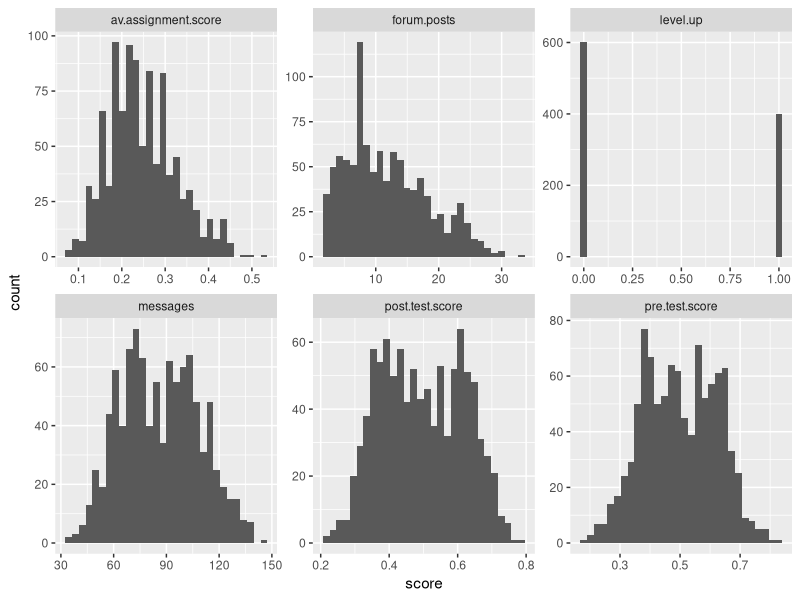
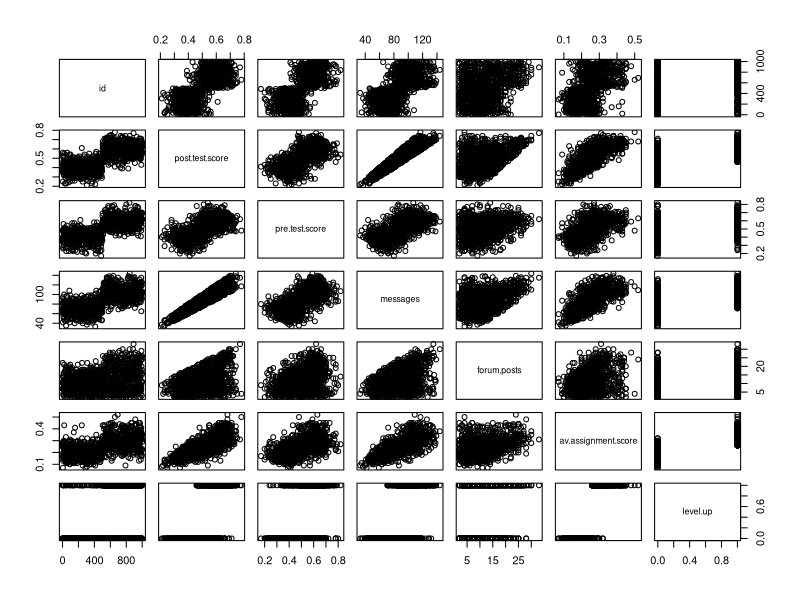
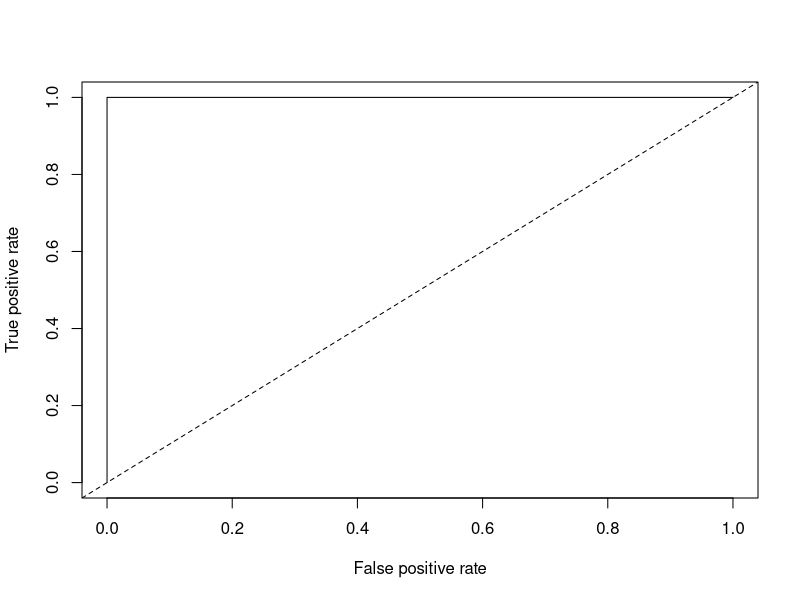
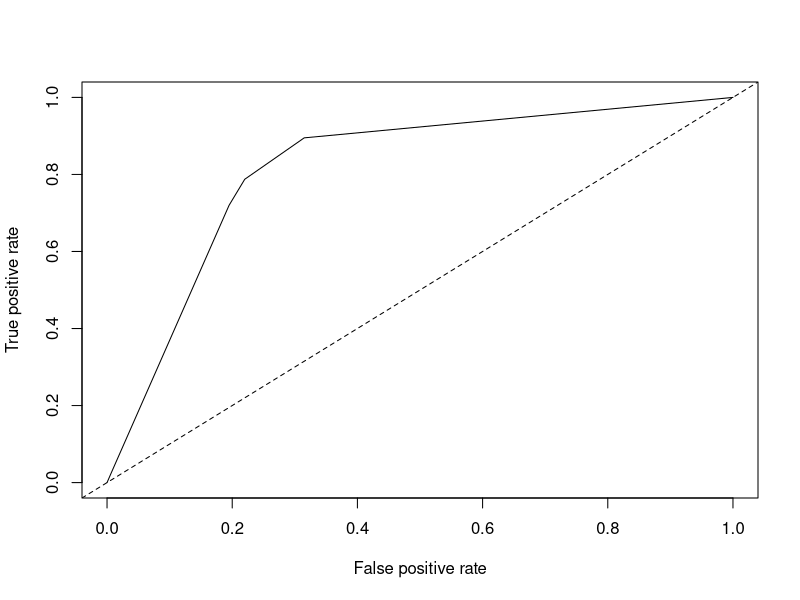

Write R code to recreate these figures, in order.
## ---- chunk 1
D1 <- read.csv("online.data.csv", header = TRUE)
## ---- chunk 2
#Start by creating histograms of the distributions for all variables (#HINT: look up "facet" in the ggplot documentation)
library(ggplot2)
library(dplyr)
library(tidyr)
D2 <- D1
D2$level.up <- ifelse(D2$level.up == "yes", 1, 0)
D3 <- gather(D2, "var", "score", 2:7)

#Then visualize the relationships between variables
p <- ggplot(D3, aes(score)) +
    facet_wrap(~ var, scales = "free")
p + geom_histogram()

#Try to capture an intution about the data and the relationships
pairs(D2)

## ---- chunk 3
#Create a classification tree that predicts whether a student "levels up" in the online course using three variables of your choice (As we did last time, set all controls to their minimums)

#Plot and generate a CP table for your tree 
library(rpart)
library(party)
D4 <- select(D2, 2:6)
D4 <- scale(D4, center = TRUE)
D4 <- na.omit(D4)
D4 <- as.data.frame(D4)
pca <- prcomp(D4, center = TRUE)
D5 <- as.data.frame(pca$rotation)
loading <- abs(pca$rotation)
c.tree <- rpart(level.up ~ post.test.score + messages + av.assignment.score, method = "class", data = D1)
t <- c.tree$cptable
c.tree <- prune(c.tree, cp = 0.01)
post(c.tree, file = "tree.ps", title = "online")

#Generate a probability value that represents the probability that a student levels up based your classification tree 

D1$pred <- predict(c.tree, type = "prob")[,2]

#Last class we used type = "class" which predicted the classification for us, this time we are using type = "prob" to see the probability that our classififcation is based on.

## ---- chunk 4
##install.packages("ROCR")
library(ROCR)

#Plot the curve
pred.detail <- prediction(D1$pred, D1$level.up)
plot(performance(pred.detail, "tpr", "fpr")) +
    abline(0, 1, lty = 2)

#Calculate the Area Under the Curve
unlist(slot(performance(pred.detail,"auc"), "y.values"))

#Unlist liberates the AUC value from the "performance" object created by ROCR

#Now repeat this process, but using the variables you did not use for the previous model and compare the plots & results of your two models. Which one do you think was the better model? Why?

c.tree1 <- rpart(level.up ~ pre.test.score + forum.posts, method = "class", data = D1)
t1 <- c.tree1$cptable
c.tree1 <- prune(c.tree1, cp = 0.01)
post(c.tree1, file = "tree1.ps", title = "online")
D1$pred1 <- predict(c.tree1, type = "prob")[,2]
pred.detail1 <- prediction(D1$pred1, D1$level.up)
plot(performance(pred.detail1, "tpr", "fpr")) +
    abline(0, 1, lty = 2)
unlist(slot(performance(pred.detail1,"auc"), "y.values"))

##A: If I am looking for accuracy, I would like to think the first one is better than the second one. The first one is clearer than the later one. In other words, it is easy to read and understand. In the first model, 0 represents no, whereas 1 represents yes. However, in the second model, 0.7109974, for example, could be either yes or no. However, as Professor mentioned in class, accuracy is not always a good thing. It gives a little space to make mistakes. Based on this, I prefer the second one. 

## ---- chunk 5
##Look at the ROCR plot for your first model. Based on this plot choose a probability threshold that balances capturing the most correct predictions against false positives.Then generate a new variable in your data set that classifies each student according to your chosen threshold.

##Because my first model has a very high accuracy, I use the second one in this part instead of the first model.

D1$threshold.pred1 <- ifelse(D1$pred1 >= 0.43, "yes", "no") 
D1$threshold.pred2 <- ifelse(D1$pred1 >= 0.64, "yes", "no")
D1$threshold.pred3 <- ifelse(D1$pred1 >= 0.70, "yes", "no") 

#Now generate three diagnostics:

D1$accuracy.model1 <- mean(ifelse(D1$level.up == D1$threshold.pred1, 1, 0))

tpos <- ifelse(D1$level.up == "yes" & D1$threshold.pred1 == "yes", 1, 0)
fpos <- ifelse(D1$level.up == "no" & D1$threshold.pred1 == "yes", 1,0)
fneg <- ifelse(D1$level.up == "yes" & D1$threshold.pred1 == "no", 1,0)

D1$precision.model1 <- sum(tpos)/(sum(tpos) + sum(fpos))

D1$recall.model1 <- sum(tpos)/(sum(tpos) + sum(fneg))
    
#Finally, calculate Kappa for your model according to:
#First generate the table of comparisons
table1 <- table(D1$level.up, D1$threshold.pred1)

#Convert to matrix
matrix1 <- as.matrix(table1)

#Calculate kappa
kappa(matrix1, exact = TRUE)/kappa(matrix1)

#install.packages("psych")
library(psych)
cohen.kappa(table1)

#Now choose a different threshold value and repeat these diagnostics. What conclusions can you draw about your two thresholds?
D1$accuracy.model2 <- mean(ifelse(D1$level.up == D1$threshold.pred2, 1, 0))

tpos1 <- ifelse(D1$level.up == "yes" & D1$threshold.pred2 == "yes", 1, 0)
fpos1 <- ifelse(D1$level.up == "no" & D1$threshold.pred2 == "yes", 1,0)
fneg1 <- ifelse(D1$level.up == "yes" & D1$threshold.pred2 == "no", 1,0)

D1$precision.model2 <- sum(tpos1)/(sum(tpos1) + sum(fpos1))

D1$recall.model2 <- sum(tpos1)/(sum(tpos1) + sum(fneg1))

table2 <- table(D1$level.up, D1$threshold.pred2)
cohen.kappa(table2)

## A：The second model with a little higher value of kappa but not obvious (i.e., unweighted kappa of the pred.model2 are 0.5, 0.56, and 0.61; unweighted kappa of the pred.model1 are 0.5, 0.55, and 0.6). Personally, both of them could be used as a predictional model. The pred.model2 is slightly better than the pred.model1 due to the bigger value of unweighted kappa. Otherwise, I should change the value of the probability threshold rather than 0.60.
